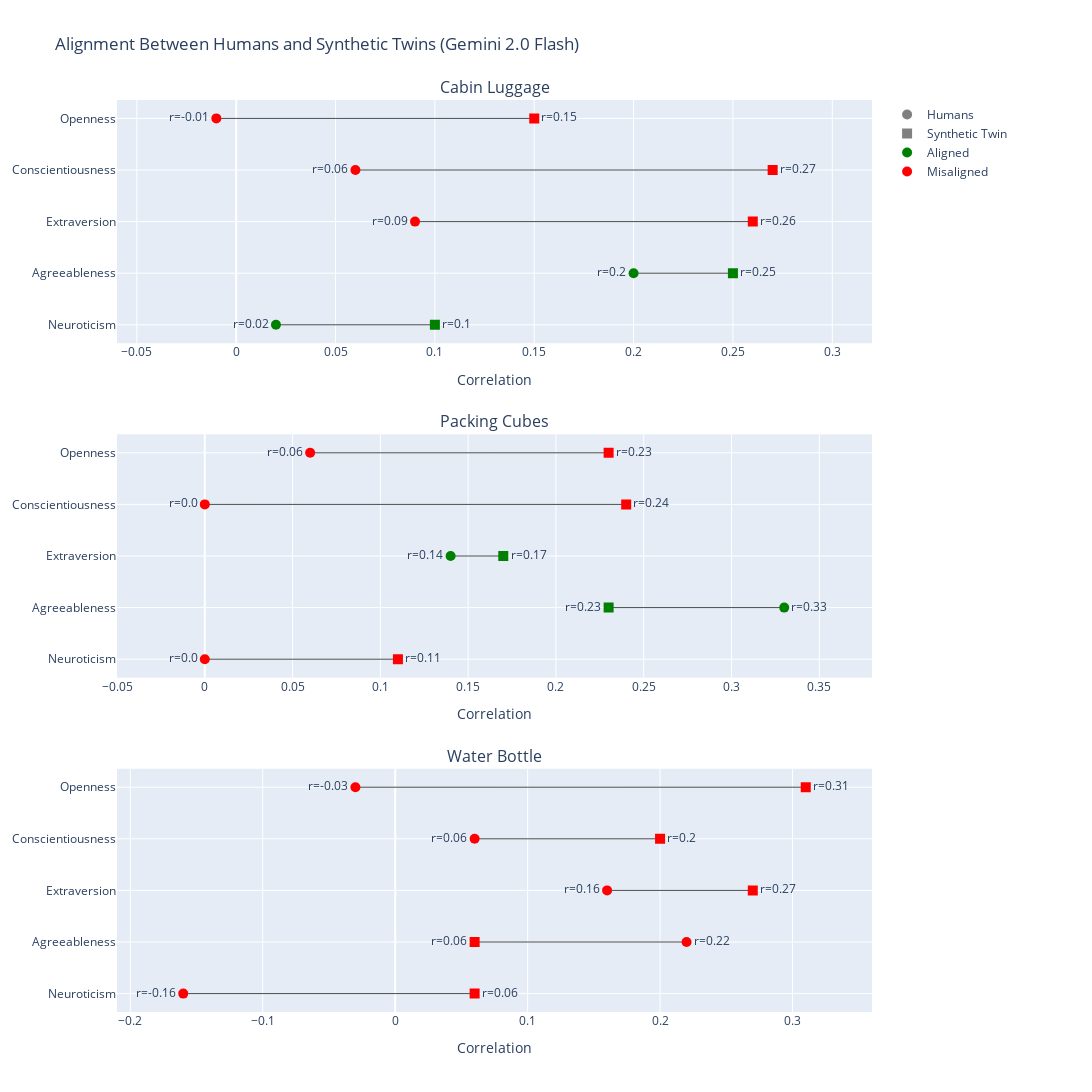

The notebook cell this image was saved under:
### Code cell
plot_alignment_with_humans("gemini-2.0-flash")

### Figure 1 — Plotly figure (JSON) as saved in the notebook; plotly's stock layout.template omitted (floating-point values rounded to 4 significant figures)
{"data": [{"line": {"color": "black", "width": 1}, "mode": "lines", "opacity": 0.7, "showlegend": false, "type": "scatter", "x": [-0.01, 0.15], "xaxis": "x", "y": ["Openness", "Openness"], "yaxis": "y"}, {"marker": {"color": "red", "size": 10, "symbol": "circle"}, "mode": "markers+text", "showlegend": false, "text": ["r=-0.01"], "textposition": "middle left", "type": "scatter", "x": [-0.01], "xaxis": "x", "y": ["Openness"], "yaxis": "y"}, {"marker": {"color": "red", "size": 10, "symbol": "square"}, "mode": "markers+text", "showlegend": false, "text": ["r=0.15"], "textposition": "middle right", "type": "scatter", "x": [0.15], "xaxis": "x", "y": ["Openness"], "yaxis": "y"}, {"line": {"color": "black", "width": 1}, "mode": "lines", "opacity": 0.7, "showlegend": false, "type": "scatter", "x": [0.06, 0.27], "xaxis": "x", "y": ["Conscientiousness", "Conscientiousness"], "yaxis": "y"}, {"marker": {"color": "red", "size": 10, "symbol": "circle"}, "mode": "markers+text", "showlegend": false, "text": ["r=0.06"], "textposition": "middle left", "type": "scatter", "x": [0.06], "xaxis": "x", "y": ["Conscientiousness"], "yaxis": "y"}, {"marker": {"color": "red", "size": 10, "symbol": "square"}, "mode": "markers+text", "showlegend": false, "text": ["r=0.27"], "textposition": "middle right", "type": "scatter", "x": [0.27], "xaxis": "x", "y": ["Conscientiousness"], "yaxis": "y"}, {"line": {"color": "black", "width": 1}, "mode": "lines", "opacity": 0.7, "showlegend": false, "type": "scatter", "x": [0.09, 0.26], "xaxis": "x", "y": ["Extraversion", "Extraversion"], "yaxis": "y"}, {"marker": {"color": "red", "size": 10, "symbol": "circle"}, "mode": "markers+text", "showlegend": false, "text": ["r=0.09"], "textposition": "middle left", "type": "scatter", "x": [0.09], "xaxis": "x", "y": ["Extraversion"], "yaxis": "y"}, {"marker": {"color": "red", "size": 10, "symbol": "square"}, "mode": "markers+text", "showlegend": false, "text": ["r=0.26"], "textposition": "middle right", "type": "scatter", "x": [0.26], "xaxis": "x", "y": ["Extraversion"], "yaxis": "y"}, {"line": {"color": "black", "width": 1}, "mode": "lines", "opacity": 0.7, "showlegend": false, "type": "scatter", "x": [0.2, 0.25], "xaxis": "x", "y": ["Agreeableness", "Agreeableness"], "yaxis": "y"}, {"marker": {"color": "green", "size": 10, "symbol": "circle"}, "mode": "markers+text", "showlegend": false, "text": ["r=0.2"], "textposition": "middle left", "type": "scatter", "x": [0.2], "xaxis": "x", "y": ["Agreeableness"], "yaxis": "y"}, {"marker": {"color": "green", "size": 10, "symbol": "square"}, "mode": "markers+text", "showlegend": false, "text": ["r=0.25"], "textposition": "middle right", "type": "scatter", "x": [0.25], "xaxis": "x", "y": ["Agreeableness"], "yaxis": "y"}, {"line": {"color": "black", "width": 1}, "mode": "lines", "opacity": 0.7, "showlegend": false, "type": "scatter", "x": [0.02, 0.1], "xaxis": "x", "y": ["Neuroticism", "Neuroticism"], "yaxis": "y"}, {"marker": {"color": "green", "size": 10, "symbol": "circle"}, "mode": "markers+text", "showlegend": false, "text": ["r=0.02"], "textposition": "middle left", "type": "scatter", "x": [0.02], "xaxis": "x", "y": ["Neuroticism"], "yaxis": "y"}, {"marker": {"color": "green", "size": 10, "symbol": "square"}, "mode": "markers+text", "showlegend": false, "text": ["r=0.1"], "textposition": "middle right", "type": "scatter", "x": [0.1], "xaxis": "x", "y": ["Neuroticism"], "yaxis": "y"}, {"line": {"color": "black", "width": 1}, "mode": "lines", "opacity": 0.7, "showlegend": false, "type": "scatter", "x": [0.06, 0.23], "xaxis": "x2", "y": ["Openness", "Openness"], "yaxis": "y2"}, {"marker": {"color": "red", "size": 10, "symbol": "circle"}, "mode": "markers+text", "showlegend": false, "text": ["r=0.06"], "textposition": "middle left", "type": "scatter", "x": [0.06], "xaxis": "x2", "y": ["Openness"], "yaxis": "y2"}, {"marker": {"color": "red", "size": 10, "symbol": "square"}, "mode": "markers+text", "showlegend": false, "text": ["r=0.23"], "textposition": "middle right", "type": "scatter", "x": [0.23], "xaxis": "x2", "y": ["Openness"], "yaxis": "y2"}, {"line": {"color": "black", "width": 1}, "mode": "lines", "opacity": 0.7, "showlegend": false, "type": "scatter", "x": [0, 0.24], "xaxis": "x2", "y": ["Conscientiousness", "Conscientiousness"], "yaxis": "y2"}, {"marker": {"color": "red", "size": 10, "symbol": "circle"}, "mode": "markers+text", "showlegend": false, "text": ["r=0.0"], "textposition": "middle left", "type": "scatter", "x": [0], "xaxis": "x2", "y": ["Conscientiousness"], "yaxis": "y2"}, {"marker": {"color": "red", "size": 10, "symbol": "square"}, "mode": "markers+text", "showlegend": false, "text": ["r=0.24"], "textposition": "middle right", "type": "scatter", "x": [0.24], "xaxis": "x2", "y": ["Conscientiousness"], "yaxis": "y2"}, {"line": {"color": "black", "width": 1}, "mode": "lines", "opacity": 0.7, "showlegend": false, "type": "scatter", "x": [0.14, 0.17], "xaxis": "x2", "y": ["Extraversion", "Extraversion"], "yaxis": "y2"}, {"marker": {"color": "green", "size": 10, "symbol": "circle"}, "mode": "markers+text", "showlegend": false, "text": ["r=0.14"], "textposition": "middle left", "type": "scatter", "x": [0.14], "xaxis": "x2", "y": ["Extraversion"], "yaxis": "y2"}, {"marker": {"color": "green", "size": 10, "symbol": "square"}, "mode": "markers+text", "showlegend": false, "text": ["r=0.17"], "textposition": "middle right", "type": "scatter", "x": [0.17], "xaxis": "x2", "y": ["Extraversion"], "yaxis": "y2"}, {"line": {"color": "black", "width": 1}, "mode": "lines", "opacity": 0.7, "showlegend": false, "type": "scatter", "x": [0.33, 0.23], "xaxis": "x2", "y": ["Agreeableness", "Agreeableness"], "yaxis": "y2"}, {"marker": {"color": "green", "size": 10, "symbol": "circle"}, "mode": "markers+text", "showlegend": false, "text": ["r=0.33"], "textposition": "middle right", "type": "scatter", "x": [0.33], "xaxis": "x2", "y": ["Agreeableness"], "yaxis": "y2"}, {"marker": {"color": "green", "size": 10, "symbol": "square"}, "mode": "markers+text", "showlegend": false, "text": ["r=0.23"], "textposition": "middle left", "type": "scatter", "x": [0.23], "xaxis": "x2", "y": ["Agreeableness"], "yaxis": "y2"}, {"line": {"color": "black", "width": 1}, "mode": "lines", "opacity": 0.7, "showlegend": false, "type": "scatter", "x": [0, 0.11], "xaxis": "x2", "y": ["Neuroticism", "Neuroticism"], "yaxis": "y2"}, {"marker": {"color": "red", "size": 10, "symbol": "circle"}, "mode": "markers+text", "showlegend": false, "text": ["r=0.0"], "textposition": "middle left", "type": "scatter", "x": [0], "xaxis": "x2", "y": ["Neuroticism"], "yaxis": "y2"}, {"marker": {"color": "red", "size": 10, "symbol": "square"}, "mode": "markers+text", "showlegend": false, "text": ["r=0.11"], "textposition": "middle right", "type": "scatter", "x": [0.11], "xaxis": "x2", "y": ["Neuroticism"], "yaxis": "y2"}, {"line": {"color": "black", "width": 1}, "mode": "lines", "opacity": 0.7, "showlegend": false, "type": "scatter", "x": [-0.03, 0.31], "xaxis": "x3", "y": ["Openness", "Openness"], "yaxis": "y3"}, {"marker": {"color": "red", "size": 10, "symbol": "circle"}, "mode": "markers+text", "showlegend": false, "text": ["r=-0.03"], "textposition": "middle left", "type": "scatter", "x": [-0.03], "xaxis": "x3", "y": ["Openness"], "yaxis": "y3"}, {"marker": {"color": "red", "size": 10, "symbol": "square"}, "mode": "markers+text", "showlegend": false, "text": ["r=0.31"], "textposition": "middle right", "type": "scatter", "x": [0.31], "xaxis": "x3", "y": ["Openness"], "yaxis": "y3"}, {"line": {"color": "black", "width": 1}, "mode": "lines", "opacity": 0.7, "showlegend": false, "type": "scatter", "x": [0.06, 0.2], "xaxis": "x3", "y": ["Conscientiousness", "Conscientiousness"], "yaxis": "y3"}, {"marker": {"color": "red", "size": 10, "symbol": "circle"}, "mode": "markers+text", "showlegend": false, "text": ["r=0.06"], "textposition": "middle left", "type": "scatter", "x": [0.06], "xaxis": "x3", "y": ["Conscientiousness"], "yaxis": "y3"}, {"marker": {"color": "red", "size": 10, "symbol": "square"}, "mode": "markers+text", "showlegend": false, "text": ["r=0.2"], "textposition": "middle right", "type": "scatter", "x": [0.2], "xaxis": "x3", "y": ["Conscientiousness"], "yaxis": "y3"}, {"line": {"color": "black", "width": 1}, "mode": "lines", "opacity": 0.7, "showlegend": false, "type": "scatter", "x": [0.16, 0.27], "xaxis": "x3", "y": ["Extraversion", "Extraversion"], "yaxis": "y3"}, {"marker": {"color": "red", "size": 10, "symbol": "circle"}, "mode": "markers+text", "showlegend": false, "text": ["r=0.16"], "textposition": "middle left", "type": "scatter", "x": [0.16], "xaxis": "x3", "y": ["Extraversion"], "yaxis": "y3"}, {"marker": {"color": "red", "size": 10, "symbol": "square"}, "mode": "markers+text", "showlegend": false, "text": ["r=0.27"], "textposition": "middle right", "type": "scatter", "x": [0.27], "xaxis": "x3", "y": ["Extraversion"], "yaxis": "y3"}, {"line": {"color": "black", "width": 1}, "mode": "lines", "opacity": 0.7, "showlegend": false, "type": "scatter", "x": [0.22, 0.06], "xaxis": "x3", "y": ["Agreeableness", "Agreeableness"], "yaxis": "y3"}, {"marker": {"color": "red", "size": 10, "symbol": "circle"}, "mode": "markers+text", "showlegend": false, "text": ["r=0.22"], "textposition": "middle right", "type": "scatter", "x": [0.22], "xaxis": "x3", "y": ["Agreeableness"], "yaxis": "y3"}, {"marker": {"color": "red", "size": 10, "symbol": "square"}, "mode": "markers+text", "showlegend": false, "text": ["r=0.06"], "textposition": "middle left", "type": "scatter", "x": [0.06], "xaxis": "x3", "y": ["Agreeableness"], "yaxis": "y3"}, {"line": {"color": "black", "width": 1}, "mode": "lines", "opacity": 0.7, "showlegend": false, "type": "scatter", "x": [-0.16, 0.06], "xaxis": "x3", "y": ["Neuroticism", "Neuroticism"], "yaxis": "y3"}, {"marker": {"color": "red", "size": 10, "symbol": "circle"}, "mode": "markers+text", "showlegend": false, "text": ["r=-0.16"], "textposition": "middle left", "type": "scatter", "x": [-0.16], "xaxis": "x3", "y": ["Neuroticism"], "yaxis": "y3"}, {"marker": {"color": "red", "size": 10, "symbol": "square"}, "mode": "markers+text", "showlegend": false, "text": ["r=0.06"], "textposition": "middle right", "type": "scatter", "x": [0.06], "xaxis": "x3", "y": ["Neuroticism"], "yaxis": "y3"}, {"marker": {"color": "gray", "size": 10, "symbol": "circle"}, "mode": "markers", "name": "Humans", "type": "scatter", "x": [null], "y": [null]}, {"marker": {"color": "gray", "size": 10, "symbol": "square"}, "mode": "markers", "name": "Synthetic Twin", "type": "scatter", "x": [null], "y": [null]}, {"marker": {"color": "green", "size": 10, "symbol": "circle"}, "mode": "markers", "name": "Aligned", "type": "scatter", "x": [null], "y": [null]}, {"marker": {"color": "red", "size": 10, "symbol": "circle"}, "mode": "markers", "name": "Misaligned", "type": "scatter", "x": [null], "y": [null]}], "layout": {"annotations": [{"font": {"size": 16}, "showarrow": false, "text": "Cabin Luggage", "x": 0.5, "xanchor": "center", "xref": "paper", "y": 1, "yanchor": "bottom", "yref": "paper"}, {"font": {"size": 16}, "showarrow": false, "text": "Packing Cubes", "x": 0.5, "xanchor": "center", "xref": "paper", "y": 0.6333, "yanchor": "bottom", "yref": "paper"}, {"font": {"size": 16}, "showarrow": false, "text": "Water Bottle", "x": 0.5, "xanchor": "center", "xref": "paper", "y": 0.2667, "yanchor": "bottom", "yref": "paper"}], "height": 1400, "legend": {"borderwidth": 0, "font": {"size": 12}, "traceorder": "normal", "x": 1.02, "y": 1}, "margin": {"b": 80, "l": 100, "r": 220, "t": 100}, "title": {"text": "Alignment Between Humans and Synthetic Twins (Gemini 2.0 Flash)"}, "width": 1300, "xaxis": {"anchor": "y", "domain": [0, 1], "range": [-0.06, 0.32], "title": {"text": "Correlation"}}, "xaxis2": {"anchor": "y2", "domain": [0, 1], "range": [-0.05, 0.38], "title": {"text": "Correlation"}}, "xaxis3": {"anchor": "y3", "domain": [0, 1], "range": [-0.21, 0.36], "title": {"text": "Correlation"}}, "yaxis": {"anchor": "x", "categoryarray": ["Neuroticism", "Agreeableness", "Extraversion", "Conscientiousness", "Openness"], "categoryorder": "array", "domain": [0.7333, 1]}, "yaxis2": {"anchor": "x2", "categoryarray": ["Neuroticism", "Agreeableness", "Extraversion", "Conscientiousness", "Openness"], "categoryorder": "array", "domain": [0.3667, 0.6333]}, "yaxis3": {"anchor": "x3", "categoryarray": ["Neuroticism", "Agreeableness", "Extraversion", "Conscientiousness", "Openness"], "categoryorder": "array", "domain": [0, 0.2667]}}}
